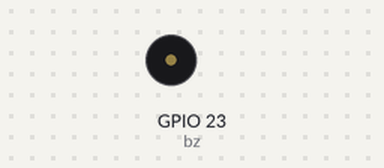
A program run on a simulated Raspberry Pi (BCM pin numbers). Shown: buzzer (waves = sounding).

Above: at 0.1 s.
Timing chart, 0 to 1.6 s (numbered marks = the images above):
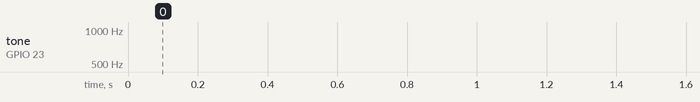

The program:

20250202-TonalBuzzer-test.py
```python
#!/usr/bin/env python

#https://www.denshi.club/parts/2020/11/gpiozero6import-tonalbuzzer.html

from gpiozero import TonalBuzzer
from time import sleep

low_freq=220
high_freq=880
freq_step=10
duration=0.001


bz=TonalBuzzer(23, initial_value=1.0)

while True:

    try:
        for i in range(low_freq,high_freq,freq_step):
            try:
                bz.play(i)
                sleep(duration)
            except Exception as e:
                print(f"tone value=",i,"  Error is ",{e})
                exit()

        for i in range(high_freq,low_freq,-freq_step):
            try:
                bz.play(i)
                sleep(duration)
            except Exception as e:
                print(f"tone value=",i,"  Error is ",{e})
                exit()

    except KeyboardInterrupt:
        bz.stop()
        print("Keyboard Interrupt detected.")
        exit()

"""
bz.play(220)
sleep(1.0)
bz.play(440)
sleep(1.0)
bz.play(880)
sleep(1.0)
bz.stop()
"""
```
